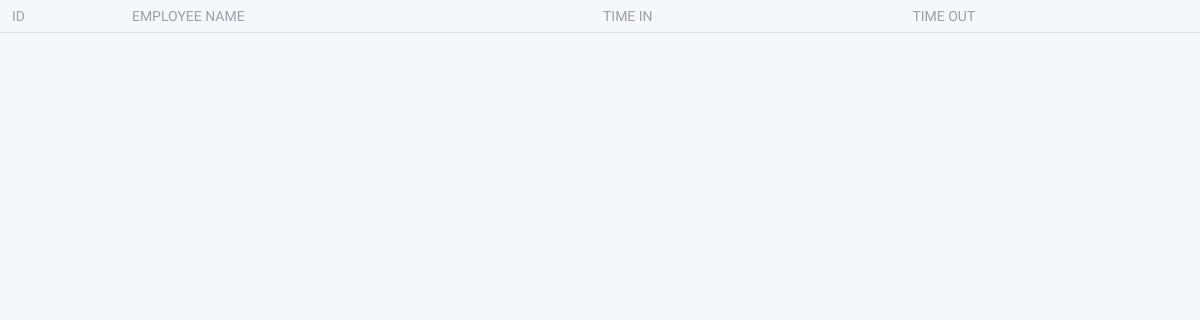
Page /phpqrscan/TimeOutAttendance_new_records.php on the earlier database version.
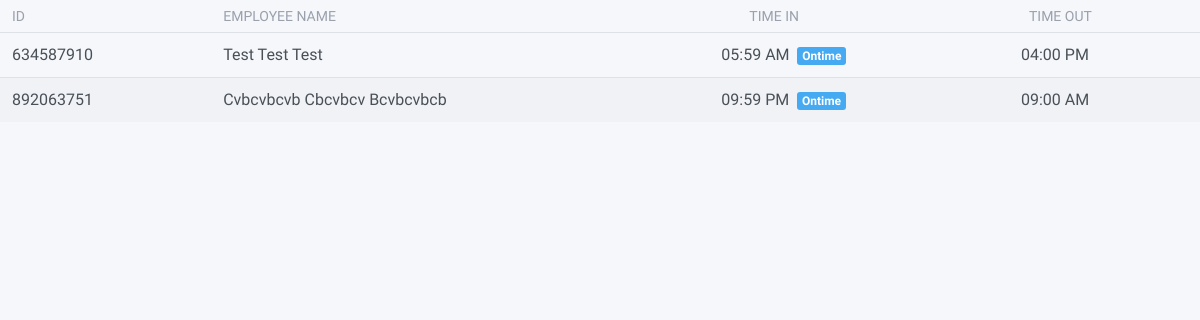
Same page on the later database version.
### tables this page shows
CREATE TABLE `attendance` (
  `id` int(11) NOT NULL,
  `employee_id` int(11) DEFAULT NULL,
  `attendance_id` varchar(45) DEFAULT NULL,
  `date` varchar(45) DEFAULT NULL,
  `time_in_morning` varchar(45) DEFAULT NULL,
  `time_out_morning` varchar(45) DEFAULT NULL,
  `time_in_afternoon` varchar(45) DEFAULT NULL,
  `time_out_afternoon` varchar(45) DEFAULT NULL,
  `time_in_graveyard` varchar(45) DEFAULT NULL,
  `time_out_graveyard` varchar(45) DEFAULT NULL,
  `status_morning` int(11) DEFAULT NULL,
  `status_afternoon` int(11) DEFAULT NULL,
  `status_graveyard` int(11) DEFAULT NULL,
  `num_hr_morning` double DEFAULT NULL,
  `num_hr_afternoon` double DEFAULT NULL,
  `num_hr_graveyard` double DEFAULT NULL,
  `month` varchar(45) DEFAULT NULL,
  `year` varchar(45) DEFAULT NULL
);

CREATE TABLE `employees` (
  `id` int(11) NOT NULL,
  `employee_id` varchar(45) DEFAULT NULL,
  `position_id` int(11) DEFAULT NULL,
  `schedule_id` int(11) DEFAULT NULL,
  `created_on` varchar(45) DEFAULT NULL,
  `photo` longtext DEFAULT NULL,
  `fullname` varchar(45) DEFAULT NULL,
  `address` varchar(45) DEFAULT NULL,
  `email` varchar(45) DEFAULT NULL,
  `phonenumber` varchar(45) DEFAULT NULL,
  `birthdate` varchar(45) DEFAULT NULL,
  `sex` varchar(45) DEFAULT NULL,
  `position` varchar(45) DEFAULT NULL,
  `civil_status` varchar(45) DEFAULT NULL,
  `citizenship` varchar(45) DEFAULT NULL,
  `height` int(11) DEFAULT NULL,
  `weight` int(11) DEFAULT NULL,
  `religion` varchar(45) DEFAULT NULL,
  `spouse` varchar(45) DEFAULT NULL,
  `spouse_occupation` varchar(45) DEFAULT NULL,
  `father` varchar(45) DEFAULT NULL,
  `father_occupation` varchar(45) DEFAULT NULL,
  `mother` varchar(45) DEFAULT NULL,
  `mother_occupation` varchar(45) DEFAULT NULL,
  `parent_address` varchar(45) DEFAULT NULL,
  `emergency_name` varchar(45) DEFAULT NULL,
  `emergency_contact` varchar(45) DEFAULT NULL,
  `project_name` varchar(45) DEFAULT NULL,
  `site_location` varchar(45) DEFAULT NULL
);

### phpqrscan/TimeOutAttendance_new_records.php (the view, shortened to what this page needs)
<?php
require_once('../admin/includes/script.php');
$today = date('Y-m-d');
$model = new Dashboard();
$connection = $model->TemporaryConnection();
$queryPosition = "SELECT *, employees.employee_id AS empid, attendance.id AS attid FROM attendance LEFT JOIN employees ON employees.id=attendance.employee_id  WHERE  attendance.date='$today' OR attendance.date=DATE_SUB(CURDATE(), INTERVAL 1 DAY) ORDER BY attendance.id DESC ;";
$queryResult = mysqli_query($connection, $queryPosition);
$output = '';
while ($row = mysqli_fetch_assoc($queryResult)) {
    if (isset($row['time_in_morning'])) {
        $timeAtt = $row['time_in_morning'];
        $statusAtt = ($row['status_morning']) ? '&nbsp&nbsp<span class="badge badge-info">Ontime</span>' : '&nbsp&nbsp<span class="badge badge-warning">Late</span>';
    } elseif (isset($row['time_in_afternoon'])) {
        $timeAtt = $row['time_in_afternoon'];
        $statusAtt = ($row['status_afternoon']) ? '&nbsp&nbsp<span class="badge badge-info">Ontime</span>' : '&nbsp&nbsp<span class="badge badge-warning">Late</span>';
    } elseif (isset($row['time_in_graveyard'])) {
        $timeAtt = $row['time_in_graveyard'];
        $statusAtt = ($row['status_graveyard']) ? '&nbsp&nbsp<span class="badge badge-info">Ontime</span>' : '&nbsp&nbsp<span class="badge badge-warning">Late</span>';
    }
    if (isset($row['time_out_morning'])) {
        $output .= '<tr >';
        $output .= '<td>' . $row['employee_id'] . '</td>';
        $output .= '<td>' . $row['fullname'] . '</td>';
        $output .= '<td>' . date('h:i A', strtotime($timeAtt)) . $statusAtt . '</td>';
        $output .= '<td>' . date('h:i A', strtotime($row['time_out_morning'])) . '</td>';
    } elseif (isset($row['time_out_afternoon'])) {
        $output .= '<tr >';
        $output .= '<td>' . $row['employee_id'] . '</td>';
        $output .= '<td>' . $row['fullname'] . '</td>';
        $output .= '<td>' . date('h:i A', strtotime($timeAtt)) . $statusAtt . '</td>';
        $output .= '<td>' . date('h:i A', strtotime($row['time_out_afternoon'])) . '</td>';
    } elseif (isset($row['time_out_graveyard'])) {
        $output .= '<tr >';
        $output .= '<td>' . $row['employee_id'] . '</td>';
        $output .= '<td>' . $row['fullname'] . '</td>';
        $output .= '<td>' . date('h:i A', strtotime($timeAtt)) . $statusAtt . '</td>';
        $output .= '<td>' . date('h:i A', strtotime($row['time_out_graveyard'])) . '</td>';
    }
    $output .= '</tr>';
}
echo
'<table class="table table-scroll table-striped ">
<thead>
    <tr >
        <th> ID</th>
        <th> Employee Name</th>
        <th style="padding-left:40px;"> Time In</th>
        <th style="padding-left:20px;"> Time Out</th>
    </tr>
</thead>
' . $output
    . '</table>';

Differences in the rows shown:
added attendance: employee.employee_id "634587910", employee.fullname "Test Test Test", time_in_morning "05:59 AM", status_morning "Ontime", time_out_morning "04:00 PM"
added attendance: employee.employee_id "892063751", employee.fullname "Cvbcvbcvb Cbcvbcv Bcvbcvbcb", time_in_graveyard "09:59 PM", status_graveyard "Ontime", time_out_graveyard "09:00 AM"
